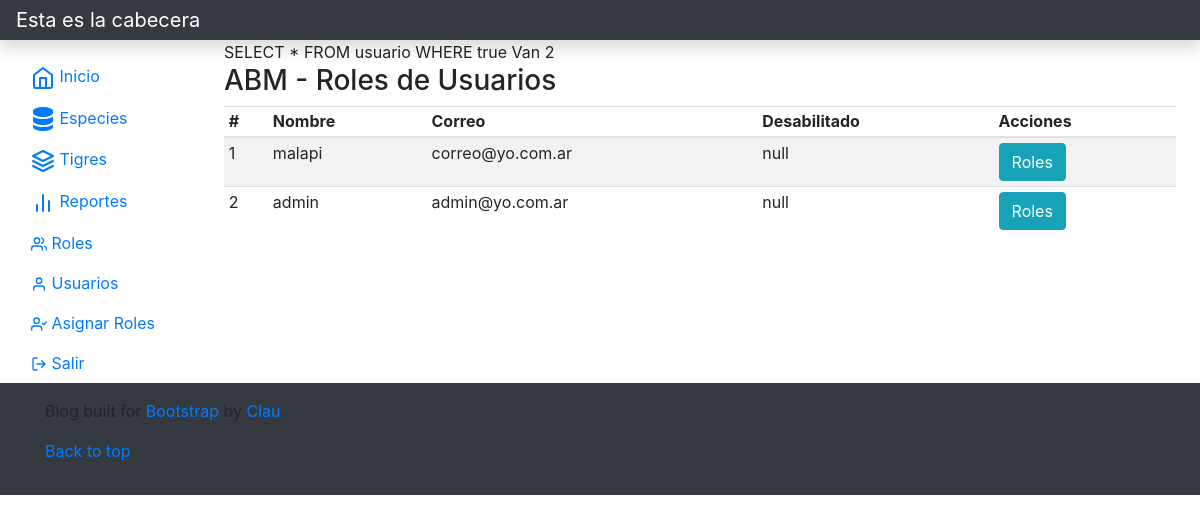
The page /vista/usuariorol/index.php (signed in) on the database its author committed.
### tables this page shows
CREATE TABLE `usuario` (
  `idusuario` bigint(20) NOT NULL,
  `usnombre` varchar(50) NOT NULL,
  `uspass` varchar(150) NOT NULL,
  `usmail` varchar(50) NOT NULL,
  `usdeshabilitado` timestamp NULL DEFAULT NULL
);

### modelo/conector/BaseDatos.php (called while the page is built, shortened)
<?php
class BaseDatos extends PDO {
  	private $conec;
  	private $indice;
  	private $resultado;
    public function __construct(){
        $this->indice =0;
        try {
           $this->conec=true;
        }catch (PDOException $e) {
            $this->error = $e->getMessage();
            $this->conec=false;
        }
    }
    public function Iniciar(){
        return $this->getConec();
    }
    public function getConec(){
        return $this->conec;
    }
    public function setSQL($e){
        return "\n".$this->sql = $e;
    }
    public function Ejecutar($sql){
        if ( stristr($sql,"select")){
            $resp =  $this->EjecutarSelect($sql);
        }
        return $resp;
   }
   private function EjecutarSelect($sql){
       $cant = -1;
       try {
           $resultado=parent::query($sql);
       if($resultado){
        $arregloResult = $resultado->fetchAll();
        $cant = count($arregloResult);
       }
        }  catch (PDOException $e) {
            $this->analizarDebug();
        }
       return $cant;
   }
   public function Registro() {
       $filaActual = false;
       $indiceActual = $this->getIndice();
       if ($indiceActual>=0) {
           $filas = $this->getResultado();
           if($indiceActual<count($filas)){
               $filaActual =  $filas[$indiceActual];
           }else {
               $this->setIndice(-1);
           }
       }
       return $filaActual;
   }
   private function setIndice ($valor){
       $this->indice = $valor;
   }
   private function getIndice (){
       return $this->indice;
   }
   private function setResultado($valor){
       $this->resultado = $valor;
   }
   private function getResultado(){
      return $this->resultado;
   }
}

### vista/usuariorol/index.php (the view, shortened to what this page needs)
<?php
include_once("../estructura/cabeceraBT.php");
$obj= new ABMUsuario();
$lista = $obj->buscar(null);
?>
<h3>ABM - Roles de Usuarios</h3>
<div class="table-responsive">
    <table class="table table-striped table-sm">
        <thead>
        <tr>
            <th scope="col">#</th>
            <th scope="col">Nombre</th>
            <th scope="col">Correo</th>
            <th scope="col">Desabilitado</th>
            <th scope="col">Acciones</th>
        </tr>
        </thead>
        <tbody>
<?php
 if( count($lista)>0){
    foreach ($lista as $objTabla) {
        echo '<tr><td>'.$objTabla->getidusuario().'</td>';
        echo '<td>'.$objTabla->getusnombre().'</td>';
        echo '<td>'.$objTabla->getusmail().'</td>';
        echo '<td>'.$objTabla->getusdeshabilitado().'</td>';
        echo '<td><a class="btn btn-info" role="button" href="editar.php?accion=editar&idusuario='.$objTabla->getidusuario().'">Roles</a></td></tr>';
  	}
}
?>
        </tbody>
    </table>
</div>
<?php
include_once("../estructura/pieBT.php");
?>

### rows shown on the page
usuario: idusuario "1", usnombre "malapi", usmail "correo@yo.com.ar", usdeshabilitado "null"
usuario: idusuario "2", usnombre "admin", usmail "admin@yo.com.ar", usdeshabilitado "null"

### other values the page prints
$sql "SELECT * FROM usuario WHERE true"
count($arreglo) "2"
